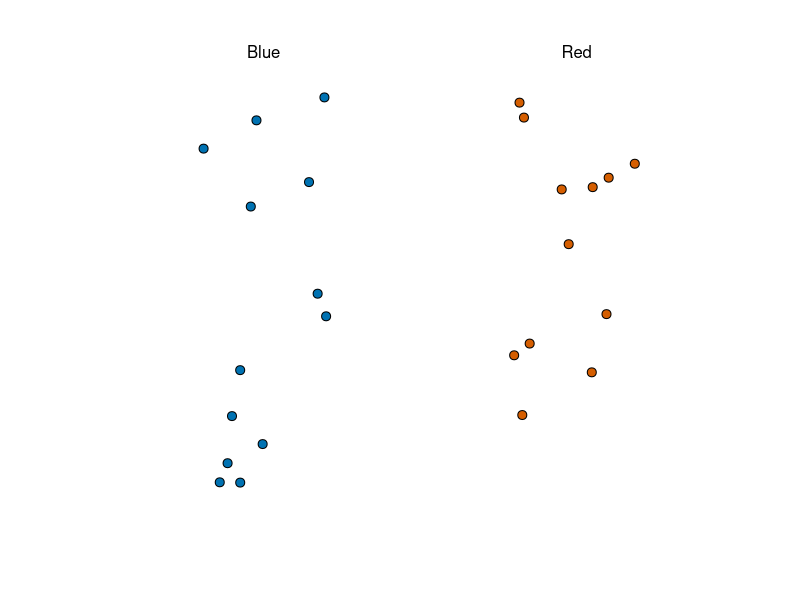
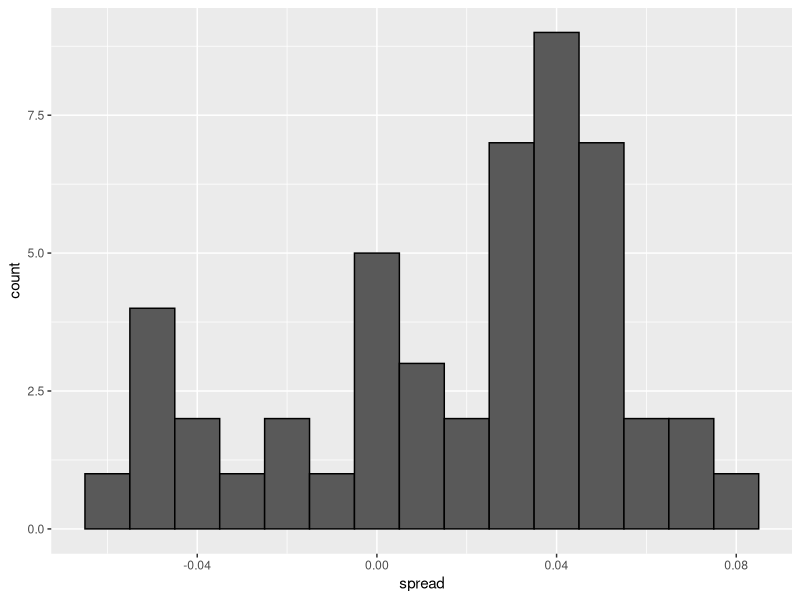
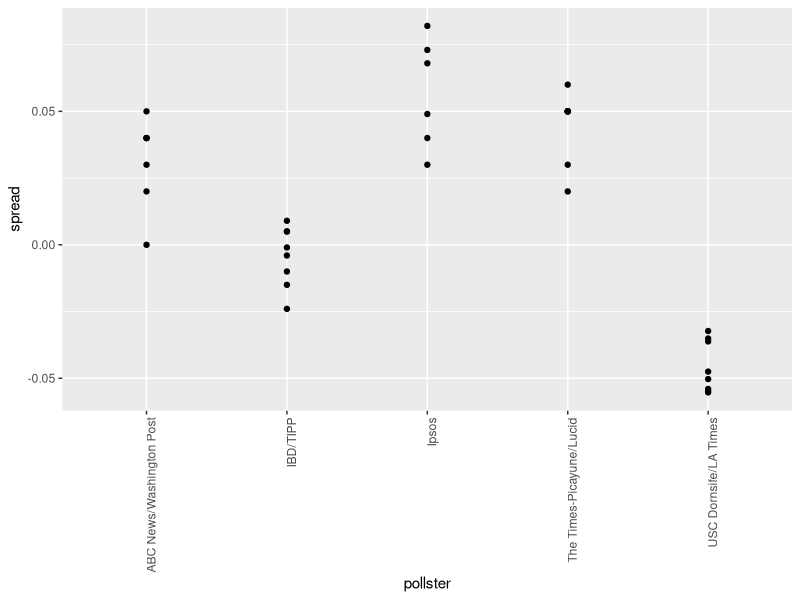
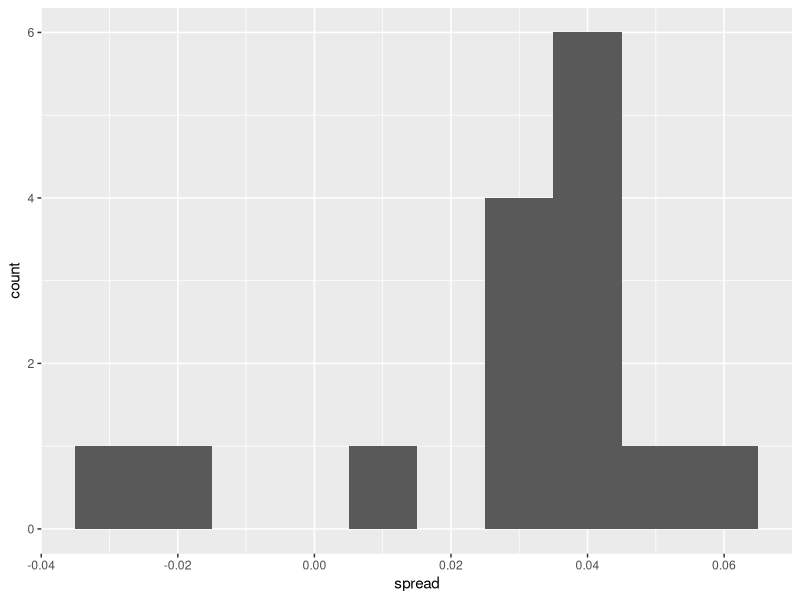
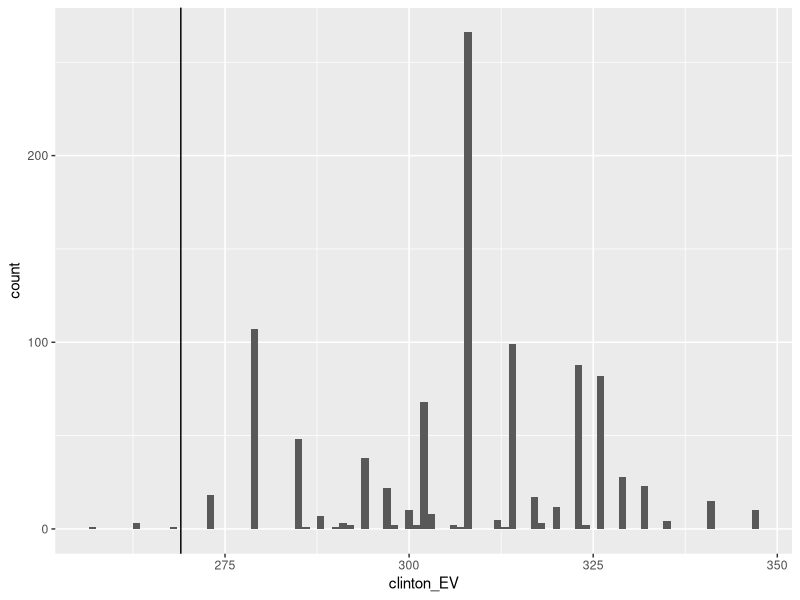
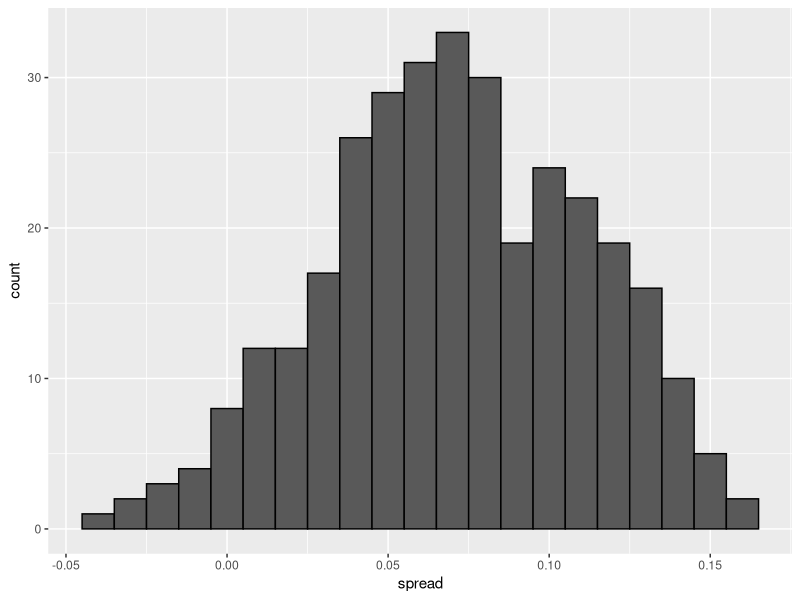
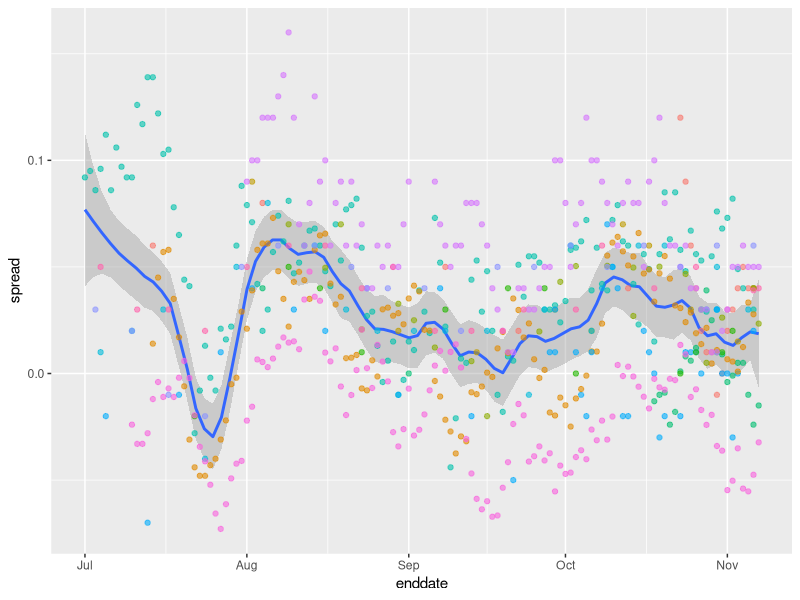
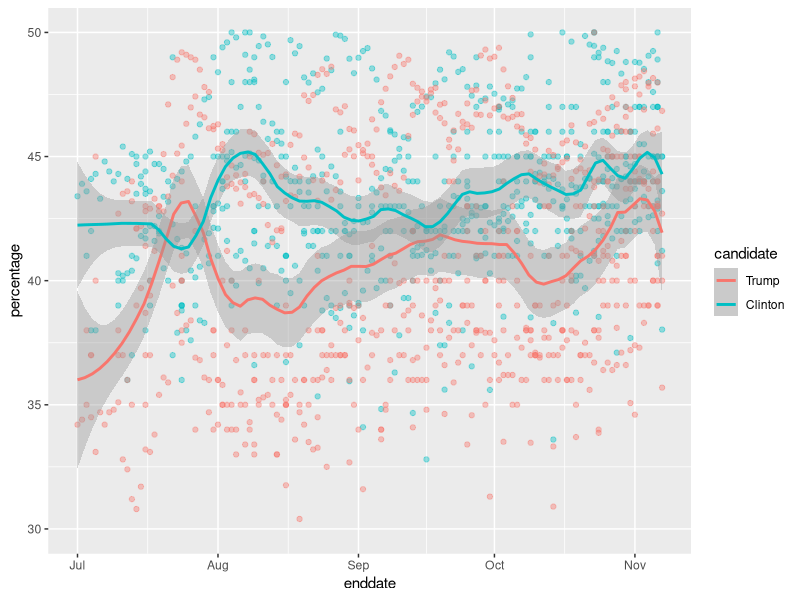

R code for these plots, in order:
## ---- chunk 1
knitr::opts_chunk$set(echo = TRUE)
## ---- chunk 2
library(tidyverse)
library(dslabs)
take_poll(25)    # draw 25 beads

## ---- chunk 3
#Code: Simulating polls
#Note that to compute the exact 95% confidence interval, we would use qnorm(.975)*SE_hat instead of 2*SE_hat.

d <- 0.039
Ns <- c(1298, 533, 1342, 897, 774, 254, 812, 324, 1291, 1056, 2172, 516)
p <- (d+1)/2

# calculate confidence intervals of the spread
confidence_intervals <- sapply(Ns, function(N){
    X <- sample(c(0,1), size=N, replace=TRUE, prob = c(1-p, p))
    X_hat <- mean(X)
    SE_hat <- sqrt(X_hat*(1-X_hat)/N)
    2*c(X_hat, X_hat - 2*SE_hat, X_hat + 2*SE_hat) - 1
})

# generate a data frame storing results
polls <- data.frame(poll = 1:ncol(confidence_intervals),
                    t(confidence_intervals), sample_size = Ns)
names(polls) <- c("poll", "estimate", "low", "high", "sample_size")
polls

#Code: Calculating the spread of combined polls
#Note that to compute the exact 95% confidence interval, we would use qnorm(.975) instead of 1.96.

d_hat <- polls %>%
    summarize(avg = sum(estimate*sample_size) / sum(sample_size)) %>%
    .$avg

p_hat <- (1+d_hat)/2
moe <- 2*1.96*sqrt(p_hat*(1-p_hat)/sum(polls$sample_size))   
round(d_hat*100,1)
round(moe*100, 1)
## ---- chunk 4
#Code: Generating simulated poll data
library(dslabs)
data(polls_us_election_2016)
names(polls_us_election_2016)

# keep only national polls from week before election with a grade considered reliable
polls <- polls_us_election_2016 %>%
    filter(state == "U.S." & enddate >= "2016-10-31" &
               (grade %in% c("A+", "A", "A-", "B+") | is.na(grade)))

# add spread estimate
polls <- polls %>%
    mutate(spread = rawpoll_clinton/100 - rawpoll_trump/100)

# compute estimated spread for combined polls
d_hat <- polls %>%
    summarize(d_hat = sum(spread * samplesize) / sum(samplesize)) %>%
    .$d_hat

# compute margin of error
p_hat <- (d_hat+1)/2
moe <- 1.96 * 2 * sqrt(p_hat*(1-p_hat)/sum(polls$samplesize))

# histogram of the spread
polls %>%
    ggplot(aes(spread)) +
    geom_histogram(color="black", binwidth = .01)

#Code: Investigating poll data and pollster bias
# number of polls per pollster in week before election
polls %>% group_by(pollster) %>% summarize(n())

# plot results by pollsters with at least 6 polls
polls %>% group_by(pollster) %>%
    filter(n() >= 6) %>%
    ggplot(aes(pollster, spread)) +
    geom_point() +
    theme(axis.text.x = element_text(angle = 90, hjust = 1))

# standard errors within each pollster
polls %>% group_by(pollster) %>%
    filter(n() >= 6) %>%
    summarize(se = 2 * sqrt(p_hat * (1-p_hat) / median(samplesize)))

## ---- chunk 5
#Code: Note that to compute the exact 95% confidence interval, we would use qnorm(.975) instead of 1.96.

# collect last result before the election for each pollster
one_poll_per_pollster <- polls %>% group_by(pollster) %>%
    filter(enddate == max(enddate)) %>%      # keep latest poll
    ungroup()

# histogram of spread estimates
one_poll_per_pollster %>%
    ggplot(aes(spread)) + geom_histogram(binwidth = 0.01)

# construct 95% confidence interval
results <- one_poll_per_pollster %>%
    summarize(avg = mean(spread), se = sd(spread)/sqrt(length(spread))) %>%
    mutate(start = avg - 1.96*se, end = avg + 1.96*se)
round(results*100, 1)
## ---- chunk 6
#Code: Monte Carlo simulation

prev <- 0.00025    # disease prevalence
N <- 100000    # number of tests
outcome <- sample(c("Disease", "Healthy"), N, replace = TRUE, prob = c(prev, 1-prev))

N_D <- sum(outcome == "Disease")    # number with disease
N_H <- sum(outcome == "Healthy")    # number healthy

# for each person, randomly determine if test is + or -
accuracy <- 0.99
test <- vector("character", N)
test[outcome == "Disease"] <- sample(c("+", "-"), N_D, replace=TRUE, prob = c(accuracy, 1-accuracy))
test[outcome == "Healthy"] <- sample(c("-", "+"), N_H, replace=TRUE, prob = c(accuracy, 1-accuracy))

table(outcome, test)

## ---- chunk 7
#Code: Definition of results object
#This code from previous videos defines the results object used for empirical Bayes election forecasting.

library(tidyverse)
library(dslabs)
polls <- polls_us_election_2016 %>%
    filter(state == "U.S." & enddate >= "2016-10-31" &
                 (grade %in% c("A+", "A", "A-", "B+") | is.na(grade))) %>%
    mutate(spread = rawpoll_clinton/100 - rawpoll_trump/100)

one_poll_per_pollster <- polls %>% group_by(pollster) %>%
    filter(enddate == max(enddate)) %>%
    ungroup()

results <- one_poll_per_pollster %>%
    summarize(avg = mean(spread), se = sd(spread)/sqrt(length(spread))) %>%
    mutate(start = avg - 1.96*se, end = avg + 1.96*se)

#Code: Computing the posterior mean, standard error, credible interval and probability
#Note that to compute an exact 95% credible interval, we would use qnorm(.975) instead of 1.96.

mu <- 0
tau <- 0.035
sigma <- results$se
Y <- results$avg
B <- sigma^2 / (sigma^2 + tau^2)
posterior_mean <- B*mu + (1-B)*Y
posterior_se <- sqrt(1 / (1/sigma^2 + 1/tau^2))

posterior_mean
posterior_se

# 95% credible interval
posterior_mean + c(-1.96, 1.96)*posterior_se

# probability of d > 0
1 - pnorm(0, posterior_mean, posterior_se)

## ---- chunk 8
#Code: Simulated data with 
J <- 6
N <- 2000
d <- .021
p <- (d+1)/2
X <- d + rnorm(J, 0, 2*sqrt(p*(1-p)/N))

#Code: Simulated data with 
I <- 5
J <- 6
N <- 2000
d <- .021
p <- (d+1)/2
X <- sapply(1:I, function(i){
    d + rnorm(J, 0, 2*sqrt(p*(1-p)/N))
})

#Code: Simulated data with 
I <- 5
J <- 6
N <- 2000
d <- .021
p <- (d+1)/2
h <- rnorm(I, 0, 0.025)    # assume standard error of pollster-to-pollster variability is 0.025
X <- sapply(1:I, function(i){
    d + h[i] + rnorm(J, 0, 2*sqrt(p*(1-p)/N))
})

#Code: Calculating probability of  with general bias
#Note that sigma now includes an estimate of the variability due to general bias .

mu <- 0
tau <- 0.035
sigma <- sqrt(results$se^2 + .025^2) 
Y <- results$avg
B <- sigma^2 / (sigma^2 + tau^2)

posterior_mean <- B*mu + (1-B)*Y
posterior_se <- sqrt(1 / (1/sigma^2 + 1/tau^2))

1 - pnorm(0, posterior_mean, posterior_se)

## ---- chunk 9
#Code: Top 5 states ranked by electoral votes
#The results_us_election_2016 object is defined in the dslabs package:

library(tidyverse)
library(dslabs)
data("polls_us_election_2016")
head(results_us_election_2016)

results_us_election_2016 %>% arrange(desc(electoral_votes)) %>% top_n(5, electoral_votes)

#Code: Computing the average and standard deviation for each state
results <- polls_us_election_2016 %>%
    filter(state != "U.S." &
            !grepl("CD", state) &
            enddate >= "2016-10-31" &
            (grade %in% c("A+", "A", "A-", "B+") | is.na(grade))) %>%
    mutate(spread = rawpoll_clinton/100 - rawpoll_trump/100) %>%
    group_by(state) %>%
    summarize(avg = mean(spread), sd = sd(spread), n = n()) %>%
    mutate(state = as.character(state))

# 10 closest races = battleground states
results %>% arrange(abs(avg))

# joining electoral college votes and results
results <- left_join(results, results_us_election_2016, by="state")

# states with no polls: note Rhode Island and District of Columbia = Democrat
results_us_election_2016 %>% filter(!state %in% results$state)

# assigns sd to states with just one poll as median of other sd values
results <- results %>%
    mutate(sd = ifelse(is.na(sd), median(results$sd, na.rm = TRUE), sd))

#Code: Calculating the posterior mean and posterior standard error
#Note there is a small error in the video code: B should be defined as sigma^2/(sigma^2 + tau^2).

mu <- 0
tau <- 0.02
results %>% mutate(sigma = sd/sqrt(n),
                   B = sigma^2/ (sigma^2 + tau^2),
                   posterior_mean = B*mu + (1-B)*avg,
                   posterior_se = sqrt( 1 / (1/sigma^2 + 1/tau^2))) %>%
    arrange(abs(posterior_mean))

#Code: Monte Carlo simulation of Election Night results (no general bias)
mu <- 0
tau <- 0.02
clinton_EV <- replicate(1000, {
    results %>% mutate(sigma = sd/sqrt(n),
                       B = sigma^2/ (sigma^2 + tau^2),
                       posterior_mean = B*mu + (1-B)*avg,
                       posterior_se = sqrt( 1 / (1/sigma^2 + 1/tau^2)),
                       simulated_result = rnorm(length(posterior_mean), posterior_mean, posterior_se),
                       clinton = ifelse(simulated_result > 0, electoral_votes, 0)) %>%    # award votes if Clinton wins state
        summarize(clinton = sum(clinton)) %>%    # total votes for Clinton
        .$clinton + 7    # 7 votes for Rhode Island and DC
})
mean(clinton_EV > 269)    # over 269 votes wins election

# histogram of outcomes
data.frame(clinton_EV) %>%
    ggplot(aes(clinton_EV)) +
    geom_histogram(binwidth = 1) +
    geom_vline(xintercept = 269)

#Code: Monte Carlo simulation including general bias
mu <- 0
tau <- 0.02
bias_sd <- 0.03
clinton_EV_2 <- replicate(1000, {
    results %>% mutate(sigma = sqrt(sd^2/(n) + bias_sd^2),    # added bias_sd term
                        B = sigma^2/ (sigma^2 + tau^2),
                        posterior_mean = B*mu + (1-B)*avg,
                        posterior_se = sqrt( 1 / (1/sigma^2 + 1/tau^2)),
                        simulated_result = rnorm(length(posterior_mean), posterior_mean, posterior_se),
                        clinton = ifelse(simulated_result > 0, electoral_votes, 0)) %>%    # award votes if Clinton wins state
        summarize(clinton = sum(clinton)) %>%    # total votes for Clinton
        .$clinton + 7    # 7 votes for Rhode Island and DC
})
mean(clinton_EV_2 > 269)    # over 269 votes wins election

## ---- chunk 10
#Code: Variability across one pollster
# select all national polls by one pollster
one_pollster <- polls_us_election_2016 %>%
    filter(pollster == "Ipsos" & state == "U.S.") %>%
    mutate(spread = rawpoll_clinton/100 - rawpoll_trump/100)

# the observed standard error is higher than theory predicts
se <- one_pollster %>%
    summarize(empirical = sd(spread),
            theoretical = 2*sqrt(mean(spread)*(1-mean(spread))/min(samplesize)))
se

# the distribution of the data is not normal
one_pollster %>% ggplot(aes(spread)) +
    geom_histogram(binwidth = 0.01, color = "black")

#Code: Trend across time for several pollsters
polls_us_election_2016 %>%
    filter(state == "U.S." & enddate >= "2016-07-01") %>%
    group_by(pollster) %>%
    filter(n() >= 10) %>%
    ungroup() %>%
    mutate(spread = rawpoll_clinton/100 - rawpoll_trump/100) %>%
    ggplot(aes(enddate, spread)) +
    geom_smooth(method = "loess", span = 0.1) +
    geom_point(aes(color = pollster), show.legend = FALSE, alpha = 0.6)

#Code: Plotting raw percentages across time
polls_us_election_2016 %>%
    filter(state == "U.S." & enddate >= "2016-07-01") %>%
    select(enddate, pollster, rawpoll_clinton, rawpoll_trump) %>%
    rename(Clinton = rawpoll_clinton, Trump = rawpoll_trump) %>%
    gather(candidate, percentage, -enddate, -pollster) %>%
    mutate(candidate = factor(candidate, levels = c("Trump", "Clinton"))) %>%
    group_by(pollster) %>%
    filter(n() >= 10) %>%
    ungroup() %>%
    ggplot(aes(enddate, percentage, color = candidate)) +
    geom_point(show.legend = FALSE, alpha = 0.4) +
    geom_smooth(method = "loess", span = 0.15) +
    scale_y_continuous(limits = c(30, 50))

## ---- chunk 11
z <- qt(0.975, nrow(one_poll_per_pollster) - 1)
one_poll_per_pollster %>%
    summarize(avg = mean(spread), moe = z*sd(spread)/sqrt(length(spread))) %>%
    mutate(start = avg - moe, end = avg + moe)

# quantile from t-distribution versus normal distribution
qt(0.975, 14)    # 14 = nrow(one_poll_per_pollster) - 1
qnorm(0.975)

## ---- chunk 12
#Code: Research funding rates example
# load and inspect research funding rates object
library(tidyverse)
library(dslabs)
data(research_funding_rates)
research_funding_rates

# compute totals that were successful or not successful
totals <- research_funding_rates %>%
    select(-discipline) %>%
    summarize_all(funs(sum)) %>%
    summarize(yes_men = awards_men,
                         no_men = applications_men - awards_men,
                         yes_women = awards_women,
                         no_women = applications_women - awards_women)

# compare percentage of men/women with awards
totals %>% summarize(percent_men = yes_men/(yes_men + no_men),
                                          percent_women = yes_women/(yes_women + no_women))

#Code: Two-by-two table and p-value for the Lady Tasting Tea problem
tab <- matrix(c(3,1,1,3), 2, 2)
rownames(tab) <- c("Poured Before", "Poured After")
colnames(tab) <- c("Guessed Before", "Guessed After")
tab

# p-value calculation with Fisher's Exact Test
fisher.test(tab, alternative = "greater")

## ---- chunk 13
#Code: Chi-squared test
# compute overall funding rate
funding_rate <- totals %>%
    summarize(percent_total = (yes_men + yes_women) / (yes_men + no_men + yes_women + no_women)) %>%
    .$percent_total
funding_rate

# construct two-by-two table for observed data
two_by_two <- tibble(awarded = c("no", "yes"),
                    men = c(totals$no_men, totals$yes_men),
                     women = c(totals$no_women, totals$yes_women))
two_by_two

# compute null hypothesis two-by-two table
tibble(awarded = c("no", "yes"),
           men = (totals$no_men + totals$yes_men) * c(1-funding_rate, funding_rate),
           women = (totals$no_women + totals$yes_women) * c(1-funding_rate, funding_rate))

# chi-squared test
chisq_test <- two_by_two %>%
    select(-awarded) %>%
    chisq.test()
chisq_test$p.value

#Code: Odds ratio
# odds of getting funding for men
odds_men <- (two_by_two$men[2] / sum(two_by_two$men)) /
        (two_by_two$men[1] / sum(two_by_two$men))

# odds of getting funding for women
odds_women <- (two_by_two$women[2] / sum(two_by_two$women)) /
        (two_by_two$women[1] / sum(two_by_two$women))

# odds ratio - how many times larger odds are for men than women
odds_men/odds_women

#Code: p-value and odds ratio responses to increasing sample size
# multiplying all observations by 10 decreases p-value without changing odds ratio
two_by_two %>%
  select(-awarded) %>%
  mutate(men = men*10, women = women*10) %>%
  chisq.test()
